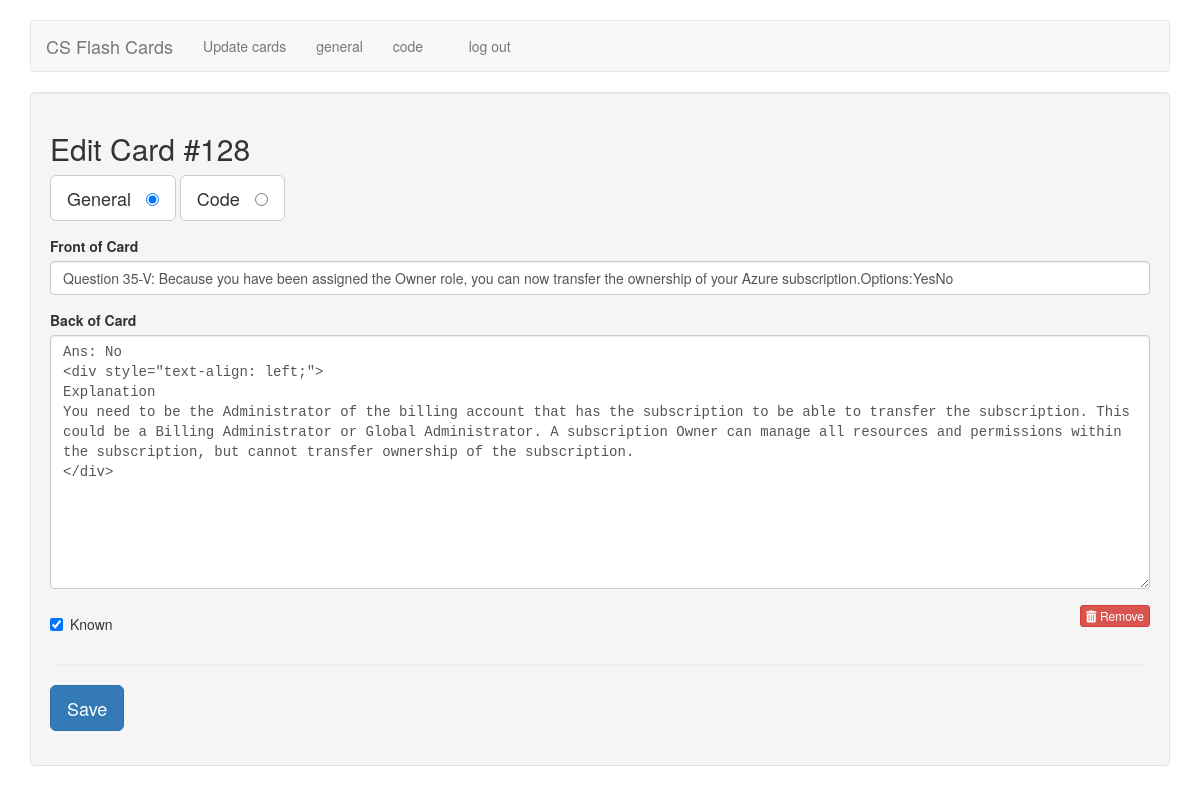
/edit/128 (signed in), run on the app's committed database.
### tables this page shows
CREATE TABLE cards ( 
id integer primary key autoincrement, 
type tinyint not null, /* 1 for vocab, 2 for code */ 
front text not null, 
back text not null, 
known boolean default 0 );

### flash_cards.py (the view)
@app.route('/edit/<card_id>')
def edit(card_id):
    if not session.get('logged_in'):
        return redirect(url_for('login'))
    db = get_db()
    query = '''
        SELECT id, type, front, back, known
        FROM cards
        WHERE id = ?
    '''
    cur = db.execute(query, [card_id])
    card = cur.fetchone()
    return render_template('edit.html', card=card)

### flash_cards.py (called while the page is built)
def connect_db():
    rv = sqlite3.connect(app.config['DATABASE'])
    rv.row_factory = sqlite3.Row
    return rv

def get_db():
    if not hasattr(g, 'sqlite_db'):
        g.sqlite_db = connect_db()
    return g.sqlite_db

### templates/edit.html (shortened to what this page needs)
{% extends "layout.html" %}
{% block body %}
<div class="well">
    <h2>Edit Card #{{ card.id }}</h2>
    <form action="{{ url_for('edit_card') }}" method="post" class="cardForm">
        <div class="form-group">
            <label for="general" class="btn btn-default btn-lg">General &nbsp;
                <input type="radio" name="type" value="1" id="general" {{ "checked" if (card.type == 1) else "" }} />
            </label>
            <label for="code" class="btn btn-default btn-lg">Code &nbsp;
                <input type="radio" name="type" value="2" id="code" {{ "checked" if (card.type == 2) else "" }} />
            </label>
        </div>
        <div class="form-group">
            <label for="front">Front of Card</label>
            <input type="text" name="front" id="front" class="form-control" value="{{ card.front|e }}">
        </div>
        <div class="form-group">
            <label for="back">Back of Card</label>
            <textarea name="back" class="form-control" id="back" placeholder="back of card"
                rows="12">{{ card.back|e }}</textarea>
        </div>
        <div class="row">
            <div class="col-xs-6">
                <div class="checkbox">
                    <label>
                        <input type="checkbox" name="known" value="1" {{ "checked" if (card.known == 1) else "" }} />
                        Known
                    </label>
                </div>
            </div>
            <div class="col-xs-6 text-right">
                <a href="{{ url_for('delete', card_id=card.id) }}" class="btn btn-danger btn-xs">
                    <i class="fa fa-trash"></i>
                    Remove
                </a>
            </div>
        </div>
        <hr />
        <div class="form-group">
            <button type="submit" class="saveButton btn btn-lg btn-primary">Save</button>
        </div>
    </form>
</div>
{% endblock %}

### static/style.css (style rules this page uses)
textarea { font-family: monospace; }

### data on the page
cards: id "128", front "Question 35-V: Because you have been assigned the Owner role, you can now transfer the ownership of your Azure subscription.Options:YesNo", back "Ans: No <div style=\"text-align: left;\"> Explanation You need to be the Administrator of the billing account that has the subscription to be able to transfer the subscription. This could be a Billing Administrator or Global Administrator. A subscription Owner can manage all resources and permissions within the subscription, but cannot transfer ownership of the subscription. </div>"
